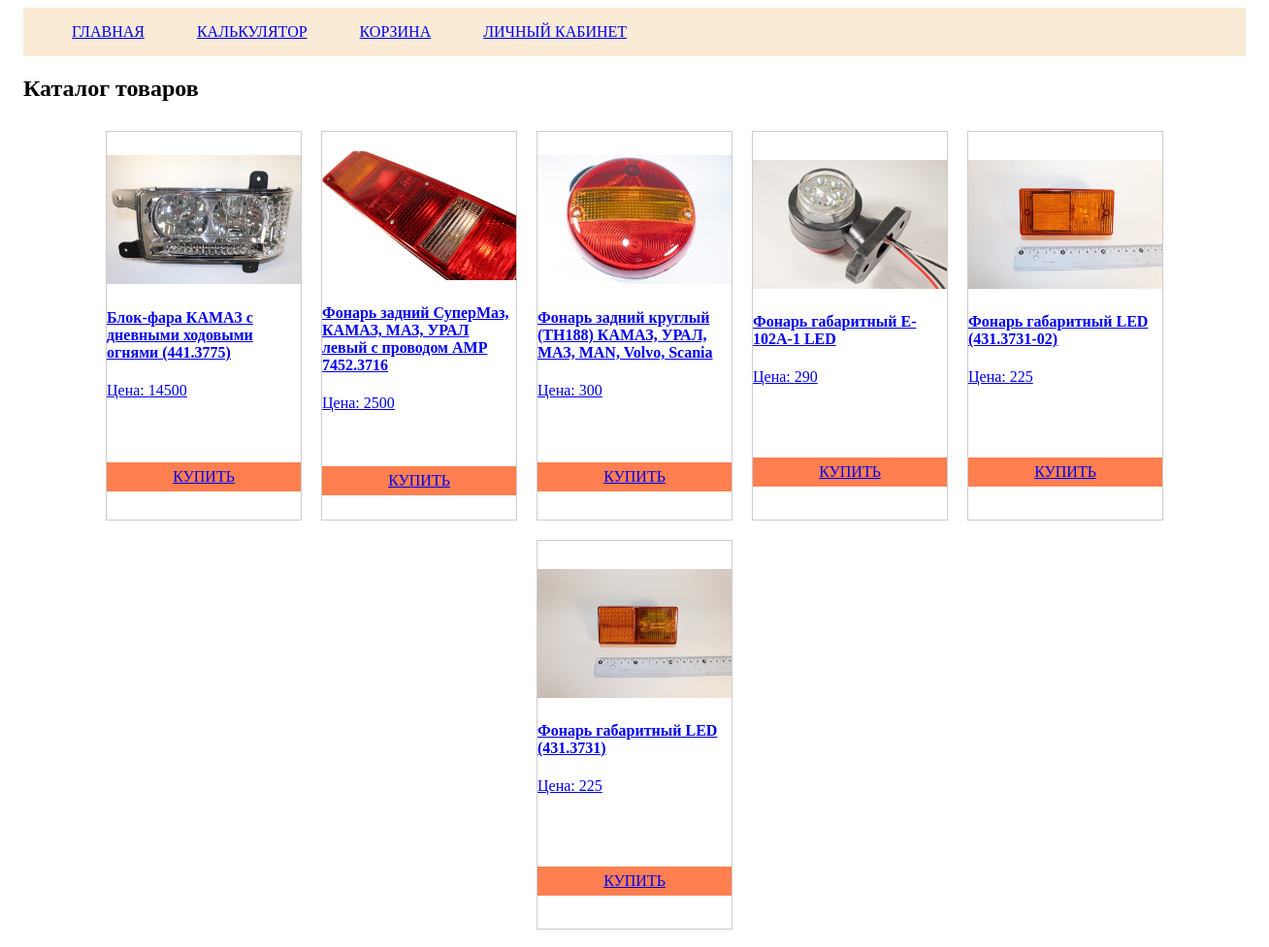
The page / on the database its author committed.
### tables this page shows
CREATE TABLE `catalog` (
  `id` bigint(20) UNSIGNED NOT NULL,
  `name` text NOT NULL,
  `quantity` int(11) NOT NULL DEFAULT 0,
  `price` int(11) NOT NULL,
  `photo` text NOT NULL,
  `description` text NOT NULL
);

### index.php (the view, shortened to what this page needs)
<?php
include './engine/db.php';
$resultItems = mysqli_query($db, "SELECT id, name, quantity, price, photo FROM catalog ORDER BY price DESC");
?>
<!doctype html>
<html lang="en">
<head>
    <link rel="stylesheet" href="./styles/styles.css">
</head>
<body>
<div class="wrapper">
    <div class="header">
        <nav>
            <a href="./index.php">Главная</a>
            <a href="./calc.php?arg1=0&operation=add&arg2=0">Калькулятор</a>
            <a href="./basket.php">Корзина</a>
            <a href="./cabinet.php">Личный кабинет</a>
        </nav>
    </div>
    <div id="main">
        <div class="post_title2"><h2>Каталог товаров</h2></div>
        <div class="gallery">
            <?php foreach ($resultItems as $itemSql): ?>
                <a href="item.php?id=<?= $itemSql['id'] ?>">
                    <div class="item">
                        <img class="photo"
                             src=./gallery_img/<?= $itemSql['photo'] ?> alt="photos"/>
                        <h4> <?= $itemSql['name'] ?> </h4>
                        <p> Цена: <?= $itemSql['price'] ?> </p>
                        <a class="button" href="?id=<?=$itemSql['id']?>&action=addtocart"><div><p>Купить</p></div> </a>
                    </div>
                </a>
            <?php endforeach; ?>
        </div>
    </div>
</body>
</html>

### styles/styles.css (style rules this page uses)
.wrapper { margin: 0 auto; width: 1260px; padding-left: 15px; padding-right: 15px; }
.header { height: 50px; background-color: antiquewhite; display: flex; align-items: center; text-transform: uppercase; }
nav a { padding-left: 50px; }
.gallery { display: flex; justify-content: center; flex-wrap: wrap; }
.item { border: 1px solid #CCCCCC; width: 200px; height: 400px; margin: 10px; display: flex; flex-direction: column; align-items: center; justify-content: space-around; }
.photo { width: 100%; }
.button { margin-bottom: 5px; width: 100%; height: 30px; display: flex; justify-content: center; align-items: center; text-transform: uppercase; background-color: coral; }

### rows shown on the page
catalog: photo (picture), name "Блок-фара КАМАЗ с дневными ходовыми огнями (441.3775)", price "14500"
catalog: photo (picture), name "Фонарь задний СуперМаз, КАМАЗ, МАЗ, УРАЛ левый с проводом AMP 7452.3716", price "2500"
catalog: photo (picture), name "Фонарь задний круглый (ТН188) КАМАЗ, УРАЛ, МАЗ, MAN, Volvo, Scania", price "300"
catalog: photo (picture), name "Фонарь габаритный E-102A-1 LED", price "290"
catalog: photo (picture), name "Фонарь габаритный LED (431.3731-02)", price "225"
catalog: photo (picture), name "Фонарь габаритный LED (431.3731)", price "225"
